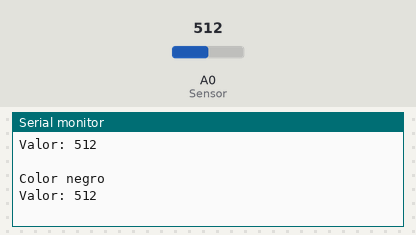
Bench run of a sketch on a simulated Arduino Uno, built with avr-gcc and run on an emulated ATmega328P. Parts: the last lines printed to the serial monitor. The inputs (shaded band) are chosen by the test bench; at power-on: A0 (Sensor) = 512.

Above: at 1.3 s.
1.4 s: A0 (Sensor) set to 240
At 1.91 s:
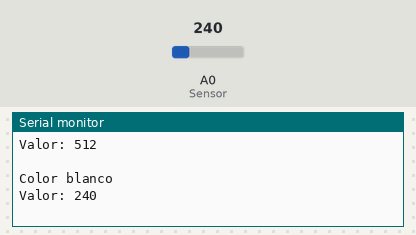
3.6 s: A0 (Sensor) set to 260
At 3.99 s:
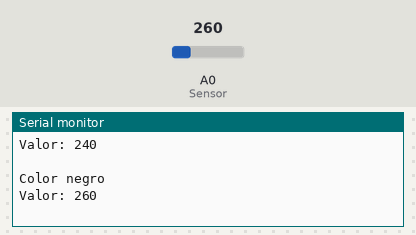
Timing chart, 0 to 6.6 s (numbered marks = the images above; inputs shaded):
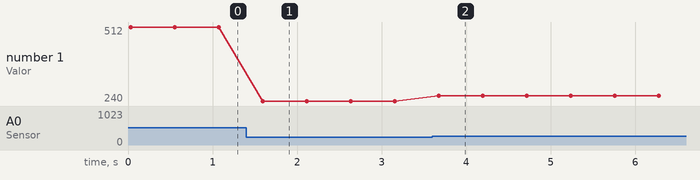

The sketch:

Sensores_Infrarrojos.ino
```cpp
//Definimos los pines para los sensores de línea TCRT5000
#define Sensor A0

//Definimos el umbral para los sensores de línea
#define Umbral 400

void setup() {
  //Declaramos los pines de los sensores de línea como entradas
  pinMode(Sensor, INPUT);

  //Declaramos la comunicación serial
  Serial.begin(9600);
}

void loop() {
  //Leemos los valores de los sensores de línea
  int Valor=analogRead(Sensor);
  delay(20);

  if(Valor>250){
    Serial.println("Color negro");
    Serial.print("Valor: ");
    Serial.println(Valor);
    Serial.println(" ");
    delay(500);
  }
  else{
    Serial.println("Color blanco");
    Serial.print("Valor: ");
    Serial.println(Valor);
    Serial.println(" ");
    delay(500);
  }

}
```

Measured:
- after the input at 1.4 s, the serial monitor: prints a new line after 0.18 s (image 1)
- after the input at 3.6 s, the serial monitor: prints a new line after 0.08 s (image 2)
- plotted number 1: 512 → 240 after the input at 1.4 s, 240 → 260 after the input at 3.6 s
